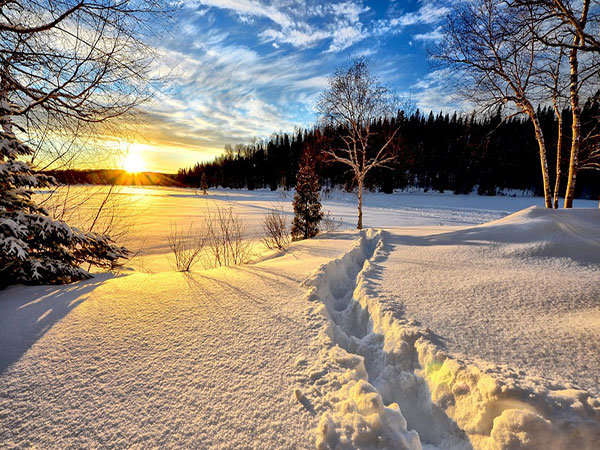
#> input picture original.jpg, 600 x 450 px, found by its file name
$ python NoseAndPepper.py
#> lines starting #> are read from the running program, lines starting #| are printed output that depends on the picture
import cv2
import numpy as np


image_original = cv2.imread("C:\\Users\\Motri\\Documents\\GitHub\\NoiseAndPepperPython\\original.jpg")
#> image_original is the input picture: shape (450, 600, 3); mean B, G, R 122, 133.4, 142.3
imageBW = cv2.imread("C:\\Users\\Motri\\Documents\\GitHub\\NoiseAndPepperPython\\original.jpg",0)
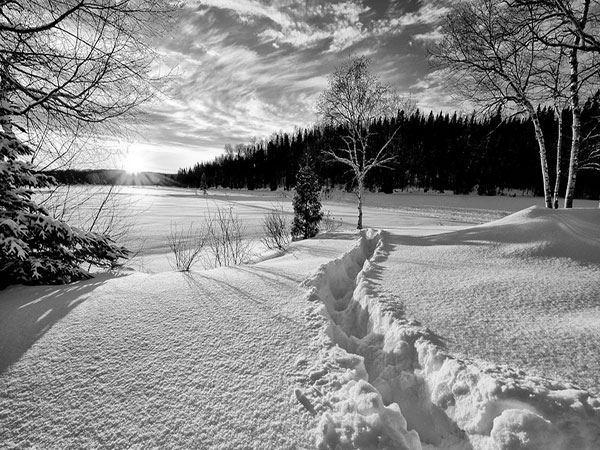
#> imageBW: shape (450, 600); min 0, max 255, mean 134.8
imageBW = imageBW/255

cv2.imshow("original", image_original)
cv2.imshow("original black white", imageBW)
cv2.waitKey(0)
cv2.destroyAllWindows()


x,y = imageBW.shape
#> x = 450; y = 600
a = np.zeros((x,y) , dtype= np.float32)

# salt and pepper
# nose 10% pepper=0.05
# nose 25% pepper=0.125
# nose 50% pepper=0.25
pepper = 0.25
salt = 1 - pepper

# sakht salt and pepper
for i in range(x):
    for j in range(y):
        rnd=np.random.random()
        if rnd < pepper:
            a[i][j] = 0
        elif rnd > salt:
            a[i][j] = 1
        else:
            a[i][j] = imageBW[i][j]
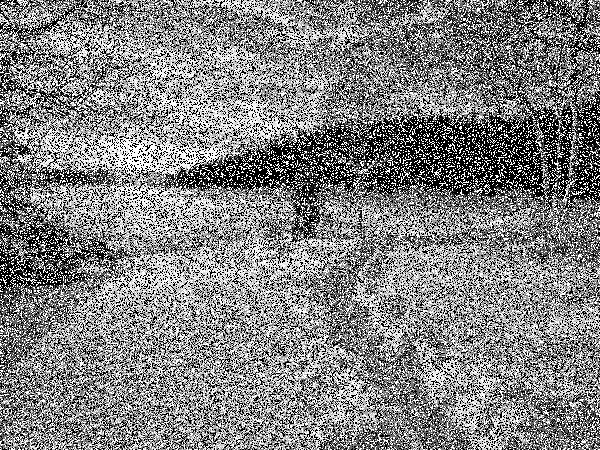
#> a: shape (450, 600) float32; min 0, max 1, mean 0.514


image_noisy = a
cv2.imshow('image noisy', image_noisy)
cv2.waitKey(0)
cv2.destroyAllWindows()

# save image
output_path = "C:\\Users\\Motri\\Documents\\GitHub\\NoiseAndPepperPython\\tasvir_noisy.jpg"
cv2.imwrite(output_path, image_noisy)
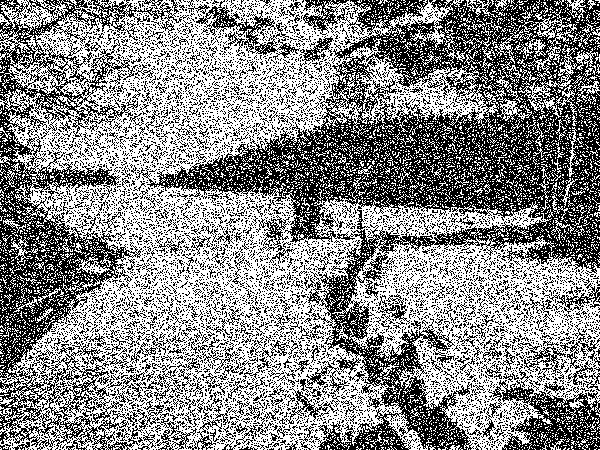
#> saved as tasvir_noisy.jpg: shape (450, 600); values 0 (black) and 1 (white), 54.6% white; black in thin lines or dots
